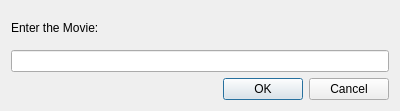
<?xml version="1.0" encoding="UTF-8"?>
<ui version="4.0">
 <class>NoMovie</class>
 <widget class="QDialog" name="NoMovie">
  <property name="geometry">
   <rect>
    <x>0</x>
    <y>0</y>
    <width>400</width>
    <height>111</height>
   </rect>
  </property>
  <property name="windowTitle">
   <string>Dialog</string>
  </property>
  <layout class="QVBoxLayout" name="verticalLayout">
   <item>
    <widget class="QLabel" name="label">
     <property name="text">
      <string>Enter the Movie:</string>
     </property>
    </widget>
   </item>
   <item>
    <widget class="QLineEdit" name="lineEdit"/>
   </item>
   <item>
    <widget class="QDialogButtonBox" name="buttonBox">
     <property name="orientation">
      <enum>Qt::Horizontal</enum>
     </property>
     <property name="standardButtons">
      <set>QDialogButtonBox::Cancel|QDialogButtonBox::Ok</set>
     </property>
    </widget>
   </item>
  </layout>
 </widget>
 <resources/>
 <connections>
  <connection>
   <sender>buttonBox</sender>
   <signal>accepted()</signal>
   <receiver>NoMovie</receiver>
   <slot>accept()</slot>
   <hints>
    <hint type="sourcelabel">
     <x>248</x>
     <y>254</y>
    </hint>
    <hint type="destinationlabel">
     <x>157</x>
     <y>274</y>
    </hint>
   </hints>
  </connection>
  <connection>
   <sender>buttonBox</sender>
   <signal>rejected()</signal>
   <receiver>NoMovie</receiver>
   <slot>reject()</slot>
   <hints>
    <hint type="sourcelabel">
     <x>316</x>
     <y>260</y>
    </hint>
    <hint type="destinationlabel">
     <x>286</x>
     <y>274</y>
    </hint>
   </hints>
  </connection>
 </connections>
</ui>
